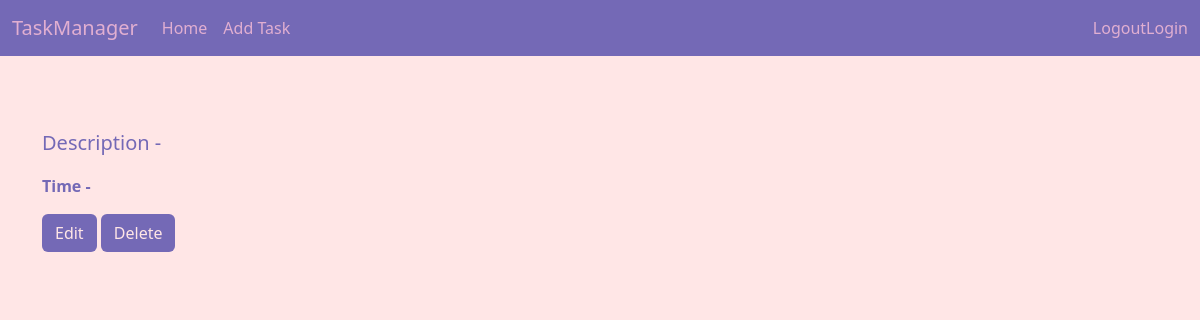
/single_task/8, run on an earlier commit of the app's database.
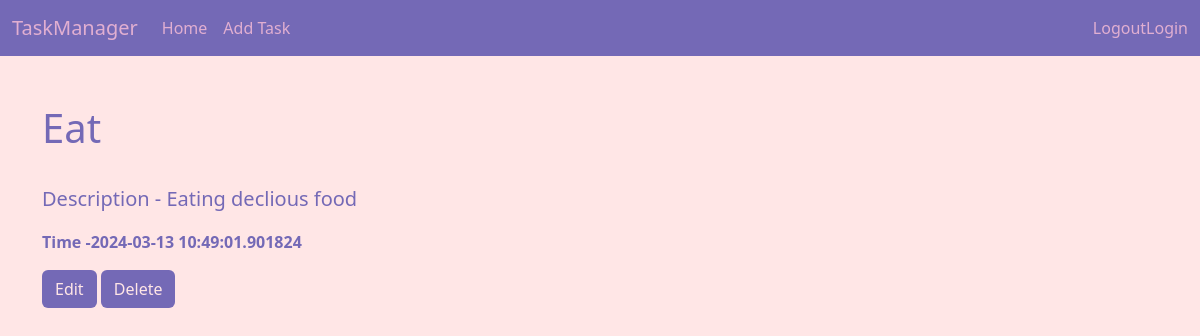
And on a later commit of the database.
### db/__init__.py (models this page shows, shortened)
class Task(Base):
    __tablename__="tasks"
    id=Column(Integer,primary_key=True)
    title=Column(String(100),nullable=False,index=True)
    description=Column(Text(),nullable=False)
    created_at = Column(DateTime, default=datetime.utcnow, nullable=False)
    user_id=Column(Integer(),ForeignKey("users.id"))

### app.py (the view)
@app.route('/single_task/<int:myid>')
def singleTask(myid):
    tasks=tsk.query.filter_by(id=myid).first()
    return render_template('single_task.html',tasks =tasks)

### app.py (called while the page is built)
@app.teardown_appcontext
def shutdown_session(exception=None):
    db_session.remove()

### templates/single_task.html (shortened to what this page needs)
{% extends 'index.html' %}
{% block content %}
<div class="single_task">
    <h1 class="s_task">{{tasks.title}}</h1>
    <p class="s_des"> Description - {{tasks.description}}</p>
    <p>
    <strong class="s_time">Time -{{tasks.created_at}}</strong></p>
    <a href="/update_task/{{tasks.id}}" class=" btn btn_s">Edit</a>
    <a href="/delete_task/{{tasks.id}}" class="btn btn_s">Delete</a>
</div>
{% endblock %}

What changed in the data, as far as the page shows it:
added Task: title "Eat", description "Eating declious food", created_at "2024-03-13 10:49:01.901824"
